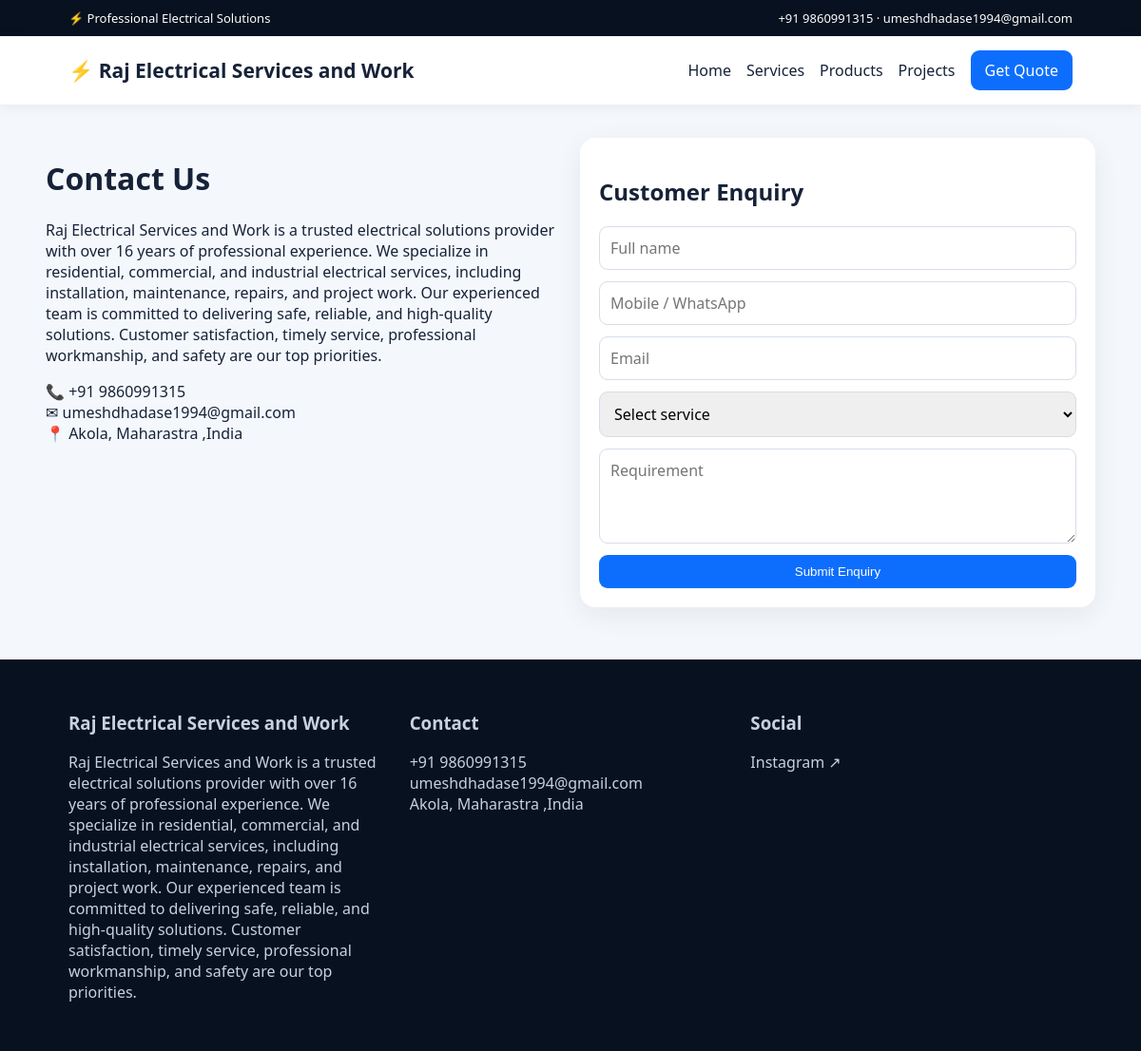
The app's page /contact with its own data.
### electrical_business_pro/app.py (models this page shows)
class Setting(db.Model):
 id=db.Column(db.Integer,primary_key=True); company_name=db.Column(db.String(150),default='Spark Electrical Solutions'); tagline=db.Column(db.String(250),default='Professional Electrical & Tender Services'); phone=db.Column(db.String(50),default='+91 9860991315'); email=db.Column(db.String(150),default='info@example.com'); instagram=db.Column(db.String(250),default='https://instagram.com/'); whatsapp=db.Column(db.String(50),default=''); address=db.Column(db.Text,default='Your business address'); about=db.Column(db.Text,default='Reliable electrical contracting, maintenance and project services.'); hero_title=db.Column(db.String(250),default='Powering Projects. Building Trust.'); hero_text=db.Column(db.Text,default='Electrical contracting, maintenance, industrial solutions and tender support.')

### electrical_business_pro/app.py (the view, shortened to what this page needs)
@app.route('/contact',methods=['GET','POST'])
def contact():
 return render_template('customer/contact.html',services=Service.query.filter_by(active=True).all())

### electrical_business_pro/app.py (called while the page is built)
def site():
 s=Setting.query.first()
 if not s: s=Setting(); db.session.add(s); db.session.commit()
 return s

@app.context_processor
def globals(): return {'site':site()}

### electrical_business_pro/templates/customer/contact.html
{% extends 'base.html' %}{% block content %}<div class="container"><div class="grid"><div><h1>Contact Us</h1><p>{{site.about}}</p><p>📞 {{site.phone}}<br>✉ {{site.email}}<br>📍 {{site.address}}</p></div><div class="card"><h2>Customer Enquiry</h2><form method="post" class="form"><input name="name" placeholder="Full name" required><input name="phone" placeholder="Mobile / WhatsApp"><input name="email" type="email" placeholder="Email"><select name="service"><option value="">Select service</option>{% for s in services %}<option>{{s.title}}</option>{% endfor %}</select><textarea name="message" placeholder="Requirement"></textarea><button class="btn">Submit Enquiry</button></form></div></div></div>{% endblock %}

### electrical_business_pro/templates/base.html
<!doctype html><html><head><meta charset="utf-8"><meta name="viewport" content="width=device-width,initial-scale=1"><title>{{site.company_name}}</title><link rel="stylesheet" href="{{url_for('static',filename='css/style.css')}}"></head><body><div class="topbar"><span>⚡ Professional Electrical Solutions</span><span>{{site.phone}} · {{site.email}}</span></div><nav class="nav"><a class="brand" href="{{url_for('home')}}">⚡ {{site.company_name}}</a><div class="navlinks"><a href="{{url_for('home')}}">Home</a><a href="{{url_for('services')}}">Services</a><a href="{{url_for('products')}}">Products</a><a href="{{url_for('projects')}}">Projects</a><a class="btn" href="{{url_for('contact')}}">Get Quote</a></div></nav>{% with messages=get_flashed_messages(with_categories=true) %}{% for c,m in messages %}<div class="container" style="margin-bottom:0"><div class="alert {{c}}">{{m}}</div></div>{% endfor %}{% endwith %}{% block content %}{% endblock %}<footer class="footer"><div class="footer-grid"><div><h3>{{site.company_name}}</h3><p>{{site.about}}</p></div><div><h3>Contact</h3><p>{{site.phone}}<br>{{site.email}}<br>{{site.address}}</p></div><div><h3>Social</h3><a href="{{site.instagram}}" target="_blank">Instagram ↗</a></div></div></footer></body></html>

### electrical_business_pro/static/css/style.css (style rules this page uses)
* { box-sizing:border-box }
body { margin:0;font-family:Segoe UI,Arial,sans-serif;background:#f4f7fb;color:#162238 }
a { text-decoration:none;color:inherit }
.topbar { background:#07111f;color:#fff;padding:10px 6%;display:flex;justify-content:space-between;font-size:13px }
.nav { background:#fff;padding:15px 6%;display:flex;justify-content:space-between;align-items:center;position:sticky;top:0;z-index:10;box-shadow:0 2px 15px #0001 }
.brand { font-weight:800;font-size:21px }
.navlinks { display:flex;gap:16px;align-items:center;flex-wrap:wrap }
.btn { border:0;border-radius:9px;padding:10px 15px;background:#0d6efd;color:#fff;cursor:pointer;display:inline-block }
.container { width:min(1160px,92%);margin:35px auto }
.grid { display:grid;grid-template-columns:repeat(auto-fit,minmax(220px,1fr));gap:20px }
.card,.stat { background:#fff;border-radius:16px;padding:20px;box-shadow:0 8px 28px #18324b12 }
.form { display:grid;gap:12px }
.form input,.form textarea,.form select { padding:11px;border:1px solid #d5dee8;border-radius:9px;font:inherit;width:100% }
.form textarea { min-height:100px }
.footer { margin-top:55px;background:#07111f;color:#c6d2df;padding:35px 6% }
.footer-grid { display:grid;grid-template-columns:repeat(auto-fit,minmax(220px,1fr));gap:20px }

### records on screen
Setting: phone "+91 9860991315", email "umeshdhadase1994@gmail.com", company_name "Raj Electrical Services and Work", about "Raj Electrical Services and Work is a trusted electrical solutions provider with over 16 years of professional experience. We specialize in residential, commercial, and industrial electrical services, including installation, maintenance, repairs, and project work. Our experienced team is committed to delivering safe, reliable, and high-quality solutions. Customer satisfaction, timely service, professional workmanship, and safety are our top priorities.", address "Akola, Maharastra ,India"
